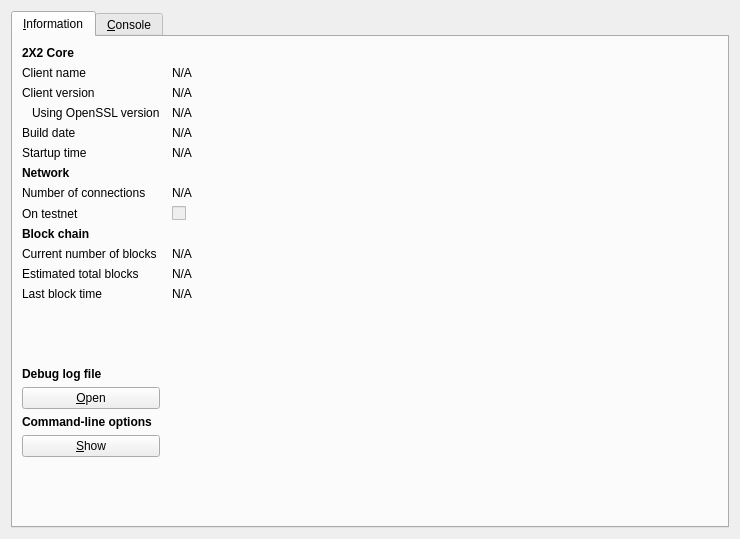
<?xml version="1.0" encoding="UTF-8"?>
<ui version="4.0">
 <class>RPCConsole</class>
 <widget class="QDialog" name="RPCConsole">
  <property name="geometry">
   <rect>
    <x>0</x>
    <y>0</y>
    <width>740</width>
    <height>539</height>
   </rect>
  </property>
  <property name="windowTitle">
   <string>2X2 - Debug window</string>
  </property>
  <layout class="QVBoxLayout" name="verticalLayout_2">
   <item>
    <widget class="QTabWidget" name="tabWidget">
     <property name="currentIndex">
      <number>0</number>
     </property>
     <widget class="QWidget" name="tab_info">
      <attribute name="title">
       <string>&amp;Information</string>
      </attribute>
      <layout class="QGridLayout" name="gridLayout" columnstretch="0,1">
       <property name="horizontalSpacing">
        <number>12</number>
       </property>
       <item row="0" column="0">
        <widget class="QLabel" name="label_9">
         <property name="font">
          <font>
           <weight>75</weight>
           <bold>true</bold>
          </font>
         </property>
         <property name="text">
          <string>2X2 Core</string>
         </property>
        </widget>
       </item>
       <item row="1" column="0">
        <widget class="QLabel" name="label_5">
         <property name="text">
          <string>Client name</string>
         </property>
        </widget>
       </item>
       <item row="1" column="1">
        <widget class="QLabel" name="clientName">
         <property name="cursor">
          <cursorShape>IBeamCursor</cursorShape>
         </property>
         <property name="text">
          <string>N/A</string>
         </property>
         <property name="textFormat">
          <enum>Qt::PlainText</enum>
         </property>
         <property name="textInteractionFlags">
          <set>Qt::LinksAccessibleByMouse|Qt::TextSelectableByKeyboard|Qt::TextSelectableByMouse</set>
         </property>
        </widget>
       </item>
       <item row="2" column="0">
        <widget class="QLabel" name="label_6">
         <property name="text">
          <string>Client version</string>
         </property>
        </widget>
       </item>
       <item row="2" column="1">
        <widget class="QLabel" name="clientVersion">
         <property name="cursor">
          <cursorShape>IBeamCursor</cursorShape>
         </property>
         <property name="text">
          <string>N/A</string>
         </property>
         <property name="textFormat">
          <enum>Qt::PlainText</enum>
         </property>
         <property name="textInteractionFlags">
          <set>Qt::LinksAccessibleByMouse|Qt::TextSelectableByKeyboard|Qt::TextSelectableByMouse</set>
         </property>
        </widget>
       </item>
       <item row="3" column="0">
        <widget class="QLabel" name="label_14">
         <property name="text">
          <string>Using OpenSSL version</string>
         </property>
         <property name="indent">
          <number>10</number>
         </property>
        </widget>
       </item>
       <item row="3" column="1">
        <widget class="QLabel" name="openSSLVersion">
         <property name="cursor">
          <cursorShape>IBeamCursor</cursorShape>
         </property>
         <property name="text">
          <string>N/A</string>
         </property>
         <property name="textFormat">
          <enum>Qt::PlainText</enum>
         </property>
         <property name="textInteractionFlags">
          <set>Qt::LinksAccessibleByMouse|Qt::TextSelectableByKeyboard|Qt::TextSelectableByMouse</set>
         </property>
        </widget>
       </item>
       <item row="4" column="0">
        <widget class="QLabel" name="label_12">
         <property name="text">
          <string>Build date</string>
         </property>
        </widget>
       </item>
       <item row="4" column="1">
        <widget class="QLabel" name="buildDate">
         <property name="cursor">
          <cursorShape>IBeamCursor</cursorShape>
         </property>
         <property name="text">
          <string>N/A</string>
         </property>
         <property name="textFormat">
          <enum>Qt::PlainText</enum>
         </property>
         <property name="textInteractionFlags">
          <set>Qt::LinksAccessibleByMouse|Qt::TextSelectableByKeyboard|Qt::TextSelectableByMouse</set>
         </property>
        </widget>
       </item>
       <item row="5" column="0">
        <widget class="QLabel" name="label_13">
         <property name="text">
          <string>Startup time</string>
         </property>
        </widget>
       </item>
       <item row="5" column="1">
        <widget class="QLabel" name="startupTime">
         <property name="cursor">
          <cursorShape>IBeamCursor</cursorShape>
         </property>
         <property name="text">
          <string>N/A</string>
         </property>
         <property name="textFormat">
          <enum>Qt::PlainText</enum>
         </property>
         <property name="textInteractionFlags">
          <set>Qt::LinksAccessibleByMouse|Qt::TextSelectableByKeyboard|Qt::TextSelectableByMouse</set>
         </property>
        </widget>
       </item>
       <item row="6" column="0">
        <widget class="QLabel" name="label_11">
         <property name="font">
          <font>
           <weight>75</weight>
           <bold>true</bold>
          </font>
         </property>
         <property name="text">
          <string>Network</string>
         </property>
        </widget>
       </item>
       <item row="7" column="0">
        <widget class="QLabel" name="label_7">
         <property name="text">
          <string>Number of connections</string>
         </property>
        </widget>
       </item>
       <item row="7" column="1">
        <widget class="QLabel" name="numberOfConnections">
         <property name="cursor">
          <cursorShape>IBeamCursor</cursorShape>
         </property>
         <property name="text">
          <string>N/A</string>
         </property>
         <property name="textFormat">
          <enum>Qt::PlainText</enum>
         </property>
         <property name="textInteractionFlags">
          <set>Qt::LinksAccessibleByMouse|Qt::TextSelectableByKeyboard|Qt::TextSelectableByMouse</set>
         </property>
        </widget>
       </item>
       <item row="8" column="0">
        <widget class="QLabel" name="label_8">
         <property name="text">
          <string>On testnet</string>
         </property>
        </widget>
       </item>
       <item row="8" column="1">
        <widget class="QCheckBox" name="isTestNet">
         <property name="enabled">
          <bool>false</bool>
         </property>
         <property name="text">
          <string/>
         </property>
        </widget>
       </item>
       <item row="9" column="0">
        <widget class="QLabel" name="label_10">
         <property name="font">
          <font>
           <weight>75</weight>
           <bold>true</bold>
          </font>
         </property>
         <property name="text">
          <string>Block chain</string>
         </property>
        </widget>
       </item>
       <item row="10" column="0">
        <widget class="QLabel" name="label_3">
         <property name="text">
          <string>Current number of blocks</string>
         </property>
        </widget>
       </item>
       <item row="10" column="1">
        <widget class="QLabel" name="numberOfBlocks">
         <property name="cursor">
          <cursorShape>IBeamCursor</cursorShape>
         </property>
         <property name="text">
          <string>N/A</string>
         </property>
         <property name="textFormat">
          <enum>Qt::PlainText</enum>
         </property>
         <property name="textInteractionFlags">
          <set>Qt::LinksAccessibleByMouse|Qt::TextSelectableByKeyboard|Qt::TextSelectableByMouse</set>
         </property>
        </widget>
       </item>
       <item row="11" column="0">
        <widget class="QLabel" name="label_4">
         <property name="text">
          <string>Estimated total blocks</string>
         </property>
        </widget>
       </item>
       <item row="11" column="1">
        <widget class="QLabel" name="totalBlocks">
         <property name="cursor">
          <cursorShape>IBeamCursor</cursorShape>
         </property>
         <property name="text">
          <string>N/A</string>
         </property>
         <property name="textFormat">
          <enum>Qt::PlainText</enum>
         </property>
         <property name="textInteractionFlags">
          <set>Qt::LinksAccessibleByMouse|Qt::TextSelectableByKeyboard|Qt::TextSelectableByMouse</set>
         </property>
        </widget>
       </item>
       <item row="12" column="0">
        <widget class="QLabel" name="label_2">
         <property name="text">
          <string>Last block time</string>
         </property>
        </widget>
       </item>
       <item row="12" column="1">
        <widget class="QLabel" name="lastBlockTime">
         <property name="cursor">
          <cursorShape>IBeamCursor</cursorShape>
         </property>
         <property name="text">
          <string>N/A</string>
         </property>
         <property name="textFormat">
          <enum>Qt::PlainText</enum>
         </property>
         <property name="textInteractionFlags">
          <set>Qt::LinksAccessibleByMouse|Qt::TextSelectableByKeyboard|Qt::TextSelectableByMouse</set>
         </property>
        </widget>
       </item>
       <item row="13" column="0">
        <spacer name="verticalSpacer_2">
         <property name="orientation">
          <enum>Qt::Vertical</enum>
         </property>
         <property name="sizeHint" stdset="0">
          <size>
           <width>20</width>
           <height>20</height>
          </size>
         </property>
        </spacer>
       </item>
       <item row="14" column="0">
        <widget class="QLabel" name="labelDebugLogfile">
         <property name="font">
          <font>
           <weight>75</weight>
           <bold>true</bold>
          </font>
         </property>
         <property name="text">
          <string>Debug log file</string>
         </property>
        </widget>
       </item>
       <item row="15" column="0">
        <widget class="QPushButton" name="openDebugLogfileButton">
         <property name="toolTip">
          <string>Open the 2X2 debug log file from the current data directory. This can take a few seconds for large log files.</string>
         </property>
         <property name="text">
          <string>&amp;Open</string>
         </property>
         <property name="autoDefault">
          <bool>false</bool>
         </property>
        </widget>
       </item>
       <item row="16" column="0">
        <widget class="QLabel" name="labelCLOptions">
         <property name="font">
          <font>
           <weight>75</weight>
           <bold>true</bold>
          </font>
         </property>
         <property name="text">
          <string>Command-line options</string>
         </property>
        </widget>
       </item>
       <item row="17" column="0">
        <widget class="QPushButton" name="showCLOptionsButton">
         <property name="toolTip">
          <string>Show the 2X2-qt help message to get a list with possible 2X2 command-line options.</string>
         </property>
         <property name="text">
          <string>&amp;Show</string>
         </property>
         <property name="autoDefault">
          <bool>false</bool>
         </property>
        </widget>
       </item>
       <item row="18" column="0">
        <spacer name="verticalSpacer">
         <property name="orientation">
          <enum>Qt::Vertical</enum>
         </property>
         <property name="sizeHint" stdset="0">
          <size>
           <width>20</width>
           <height>40</height>
          </size>
         </property>
        </spacer>
       </item>
      </layout>
     </widget>
     <widget class="QWidget" name="tab_console">
      <attribute name="title">
       <string>&amp;Console</string>
      </attribute>
      <layout class="QVBoxLayout" name="verticalLayout_3">
       <property name="spacing">
        <number>3</number>
       </property>
       <item>
        <widget class="QTextEdit" name="messagesWidget">
         <property name="minimumSize">
          <size>
           <width>0</width>
           <height>100</height>
          </size>
         </property>
         <property name="readOnly">
          <bool>true</bool>
         </property>
         <property name="tabKeyNavigation" stdset="0">
          <bool>false</bool>
         </property>
         <property name="columnCount" stdset="0">
          <number>2</number>
         </property>
        </widget>
       </item>
       <item>
        <layout class="QHBoxLayout" name="horizontalLayout">
         <property name="spacing">
          <number>3</number>
         </property>
         <item>
          <widget class="QLabel" name="label">
           <property name="text">
            <string notr="true">&gt;</string>
           </property>
          </widget>
         </item>
         <item>
          <widget class="QLineEdit" name="lineEdit"/>
         </item>
         <item>
          <widget class="QPushButton" name="clearButton">
           <property name="maximumSize">
            <size>
             <width>24</width>
             <height>24</height>
            </size>
           </property>
           <property name="toolTip">
            <string>Clear console</string>
           </property>
           <property name="text">
            <string/>
           </property>
           <property name="icon">
            <iconset resource="../bitcoin.qrc">
             <normaloff>:/icons/remove</normaloff>:/icons/remove</iconset>
           </property>
           <property name="shortcut">
            <string notr="true">Ctrl+L</string>
           </property>
           <property name="autoDefault">
            <bool>false</bool>
           </property>
          </widget>
         </item>
        </layout>
       </item>
      </layout>
     </widget>
    </widget>
   </item>
  </layout>
 </widget>
 <resources>
  <include location="../bitcoin.qrc"/>
 </resources>
 <connections/>
</ui>
